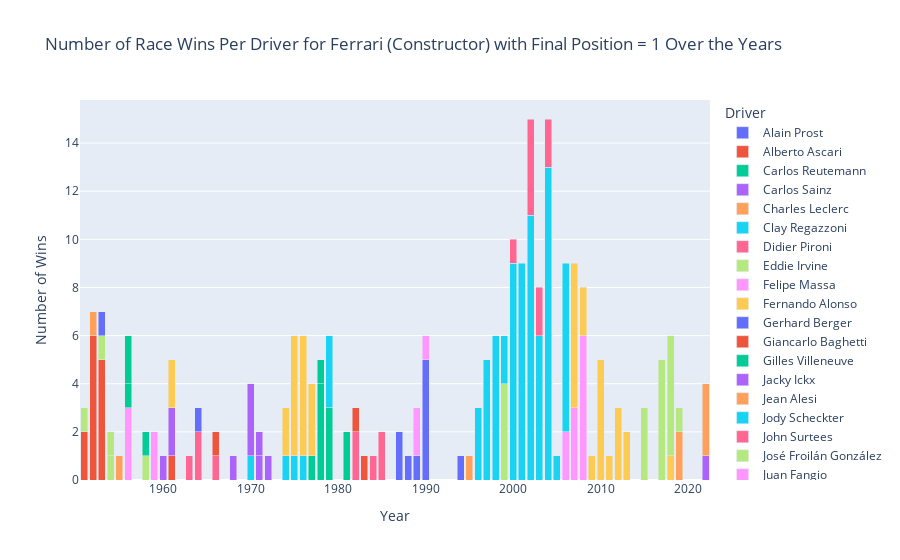

The code cell stored with this chart in its notebook:
### Code cell
# Filtering the data for Ferrari drivers who won a race with Ferrari as the constructor (final position = 1)
ferrari_constructor_winners = F1[(F1['final_position'] == 1) & (ferrari_data['constructor_name'] == 'Ferrari')]

# Counting the number of wins per driver for Ferrari as the constructor
ferrari_constructor_wins_per_driver = ferrari_constructor_winners.groupby(['driver', ferrari_constructor_winners['year']]).size().reset_index(name='wins')

# Creating a chart to display this information
fig_ferrari_constructor_wins = px.bar(ferrari_constructor_wins_per_driver, x='year', y='wins', color='driver',
                                      labels={'wins': 'Number of Wins', 'year': 'Year', 'driver': 'Driver'},
                                      title='Number of Race Wins Per Driver for Ferrari (Constructor) with Final Position = 1 Over the Years')

fig_ferrari_constructor_wins.update_layout(xaxis_title='Year', yaxis_title='Number of Wins', barmode='stack')
fig_ferrari_constructor_wins.show()

### Figure 1 — Plotly figure (JSON) as saved in the notebook; plotly's stock layout.template omitted (floating-point values rounded to 4 significant figures)
{"data": [{"alignmentgroup": "True", "hovertemplate": "Driver=Alain Prost<br>Year=%{x}<br>Number of Wins=%{y}<extra></extra>", "legendgroup": "Alain Prost", "marker": {"color": "#636efa", "pattern": {"shape": ""}}, "name": "Alain Prost", "offsetgroup": "Alain Prost", "orientation": "v", "showlegend": true, "textposition": "auto", "type": "bar", "x": [1990], "xaxis": "x", "y": [5], "yaxis": "y"}, {"alignmentgroup": "True", "hovertemplate": "Driver=Alberto Ascari<br>Year=%{x}<br>Number of Wins=%{y}<extra></extra>", "legendgroup": "Alberto Ascari", "marker": {"color": "#EF553B", "pattern": {"shape": ""}}, "name": "Alberto Ascari", "offsetgroup": "Alberto Ascari", "orientation": "v", "showlegend": true, "textposition": "auto", "type": "bar", "x": [1951, 1952, 1953], "xaxis": "x", "y": [2, 6, 5], "yaxis": "y"}, {"alignmentgroup": "True", "hovertemplate": "Driver=Carlos Reutemann<br>Year=%{x}<br>Number of Wins=%{y}<extra></extra>", "legendgroup": "Carlos Reutemann", "marker": {"color": "#00cc96", "pattern": {"shape": ""}}, "name": "Carlos Reutemann", "offsetgroup": "Carlos Reutemann", "orientation": "v", "showlegend": true, "textposition": "auto", "type": "bar", "x": [1977, 1978], "xaxis": "x", "y": [1, 4], "yaxis": "y"}, {"alignmentgroup": "True", "hovertemplate": "Driver=Carlos Sainz<br>Year=%{x}<br>Number of Wins=%{y}<extra></extra>", "legendgroup": "Carlos Sainz", "marker": {"color": "#ab63fa", "pattern": {"shape": ""}}, "name": "Carlos Sainz", "offsetgroup": "Carlos Sainz", "orientation": "v", "showlegend": true, "textposition": "auto", "type": "bar", "x": [2022], "xaxis": "x", "y": [1], "yaxis": "y"}, {"alignmentgroup": "True", "hovertemplate": "Driver=Charles Leclerc<br>Year=%{x}<br>Number of Wins=%{y}<extra></extra>", "legendgroup": "Charles Leclerc", "marker": {"color": "#FFA15A", "pattern": {"shape": ""}}, "name": "Charles Leclerc", "offsetgroup": "Charles Leclerc", "orientation": "v", "showlegend": true, "textposition": "auto", "type": "bar", "x": [2019, 2022], "xaxis": "x", "y": [2, 3], "yaxis": "y"}, {"alignmentgroup": "True", "hovertemplate": "Driver=Clay Regazzoni<br>Year=%{x}<br>Number of Wins=%{y}<extra></extra>", "legendgroup": "Clay Regazzoni", "marker": {"color": "#19d3f3", "pattern": {"shape": ""}}, "name": "Clay Regazzoni", "offsetgroup": "Clay Regazzoni", "orientation": "v", "showlegend": true, "textposition": "auto", "type": "bar", "x": [1970, 1974, 1975, 1976], "xaxis": "x", "y": [1, 1, 1, 1], "yaxis": "y"}, {"alignmentgroup": "True", "hovertemplate": "Driver=Didier Pironi<br>Year=%{x}<br>Number of Wins=%{y}<extra></extra>", "legendgroup": "Didier Pironi", "marker": {"color": "#FF6692", "pattern": {"shape": ""}}, "name": "Didier Pironi", "offsetgroup": "Didier Pironi", "orientation": "v", "showlegend": true, "textposition": "auto", "type": "bar", "x": [1982], "xaxis": "x", "y": [2], "yaxis": "y"}, {"alignmentgroup": "True", "hovertemplate": "Driver=Eddie Irvine<br>Year=%{x}<br>Number of Wins=%{y}<extra></extra>", "legendgroup": "Eddie Irvine", "marker": {"color": "#B6E880", "pattern": {"shape": ""}}, "name": "Eddie Irvine", "offsetgroup": "Eddie Irvine", "orientation": "v", "showlegend": true, "textposition": "auto", "type": "bar", "x": [1999], "xaxis": "x", "y": [4], "yaxis": "y"}, {"alignmentgroup": "True", "hovertemplate": "Driver=Felipe Massa<br>Year=%{x}<br>Number of Wins=%{y}<extra></extra>", "legendgroup": "Felipe Massa", "marker": {"color": "#FF97FF", "pattern": {"shape": ""}}, "name": "Felipe Massa", "offsetgroup": "Felipe Massa", "orientation": "v", "showlegend": true, "textposition": "auto", "type": "bar", "x": [2006, 2007, 2008], "xaxis": "x", "y": [2, 3, 6], "yaxis": "y"}, {"alignmentgroup": "True", "hovertemplate": "Driver=Fernando Alonso<br>Year=%{x}<br>Number of Wins=%{y}<extra></extra>", "legendgroup": "Fernando Alonso", "marker": {"color": "#FECB52", "pattern": {"shape": ""}}, "name": "Fernando Alonso", "offsetgroup": "Fernando Alonso", "orientation": "v", "showlegend": true, "textposition": "auto", "type": "bar", "x": [2010, 2011, 2012, 2013], "xaxis": "x", "y": [5, 1, 3, 2], "yaxis": "y"}, {"alignmentgroup": "True", "hovertemplate": "Driver=Gerhard Berger<br>Year=%{x}<br>Number of Wins=%{y}<extra></extra>", "legendgroup": "Gerhard Berger", "marker": {"color": "#636efa", "pattern": {"shape": ""}}, "name": "Gerhard Berger", "offsetgroup": "Gerhard Berger", "orientation": "v", "showlegend": true, "textposition": "auto", "type": "bar", "x": [1987, 1988, 1989, 1994], "xaxis": "x", "y": [2, 1, 1, 1], "yaxis": "y"}, {"alignmentgroup": "True", "hovertemplate": "Driver=Giancarlo Baghetti<br>Year=%{x}<br>Number of Wins=%{y}<extra></extra>", "legendgroup": "Giancarlo Baghetti", "marker": {"color": "#EF553B", "pattern": {"shape": ""}}, "name": "Giancarlo Baghetti", "offsetgroup": "Giancarlo Baghetti", "orientation": "v", "showlegend": true, "textposition": "auto", "type": "bar", "x": [1961], "xaxis": "x", "y": [1], "yaxis": "y"}, {"alignmentgroup": "True", "hovertemplate": "Driver=Gilles Villeneuve<br>Year=%{x}<br>Number of Wins=%{y}<extra></extra>", "legendgroup": "Gilles Villeneuve", "marker": {"color": "#00cc96", "pattern": {"shape": ""}}, "name": "Gilles Villeneuve", "offsetgroup": "Gilles Villeneuve", "orientation": "v", "showlegend": true, "textposition": "auto", "type": "bar", "x": [1978, 1979, 1981], "xaxis": "x", "y": [1, 3, 2], "yaxis": "y"}, {"alignmentgroup": "True", "hovertemplate": "Driver=Jacky Ickx<br>Year=%{x}<br>Number of Wins=%{y}<extra></extra>", "legendgroup": "Jacky Ickx", "marker": {"color": "#ab63fa", "pattern": {"shape": ""}}, "name": "Jacky Ickx", "offsetgroup": "Jacky Ickx", "orientation": "v", "showlegend": true, "textposition": "auto", "type": "bar", "x": [1968, 1970, 1971, 1972], "xaxis": "x", "y": [1, 3, 1, 1], "yaxis": "y"}, {"alignmentgroup": "True", "hovertemplate": "Driver=Jean Alesi<br>Year=%{x}<br>Number of Wins=%{y}<extra></extra>", "legendgroup": "Jean Alesi", "marker": {"color": "#FFA15A", "pattern": {"shape": ""}}, "name": "Jean Alesi", "offsetgroup": "Jean Alesi", "orientation": "v", "showlegend": true, "textposition": "auto", "type": "bar", "x": [1995], "xaxis": "x", "y": [1], "yaxis": "y"}, {"alignmentgroup": "True", "hovertemplate": "Driver=Jody Scheckter<br>Year=%{x}<br>Number of Wins=%{y}<extra></extra>", "legendgroup": "Jody Scheckter", "marker": {"color": "#19d3f3", "pattern": {"shape": ""}}, "name": "Jody Scheckter", "offsetgroup": "Jody Scheckter", "orientation": "v", "showlegend": true, "textposition": "auto", "type": "bar", "x": [1979], "xaxis": "x", "y": [3], "yaxis": "y"}, {"alignmentgroup": "True", "hovertemplate": "Driver=John Surtees<br>Year=%{x}<br>Number of Wins=%{y}<extra></extra>", "legendgroup": "John Surtees", "marker": {"color": "#FF6692", "pattern": {"shape": ""}}, "name": "John Surtees", "offsetgroup": "John Surtees", "orientation": "v", "showlegend": true, "textposition": "auto", "type": "bar", "x": [1963, 1964, 1966], "xaxis": "x", "y": [1, 2, 1], "yaxis": "y"}, {"alignmentgroup": "True", "hovertemplate": "Driver=José Froilán González<br>Year=%{x}<br>Number of Wins=%{y}<extra></extra>", "legendgroup": "José Froilán González", "marker": {"color": "#B6E880", "pattern": {"shape": ""}}, "name": "José Froilán González", "offsetgroup": "José Froilán González", "orientation": "v", "showlegend": true, "textposition": "auto", "type": "bar", "x": [1951, 1954], "xaxis": "x", "y": [1, 1], "yaxis": "y"}, {"alignmentgroup": "True", "hovertemplate": "Driver=Juan Fangio<br>Year=%{x}<br>Number of Wins=%{y}<extra></extra>", "legendgroup": "Juan Fangio", "marker": {"color": "#FF97FF", "pattern": {"shape": ""}}, "name": "Juan Fangio", "offsetgroup": "Juan Fangio", "orientation": "v", "showlegend": true, "textposition": "auto", "type": "bar", "x": [1956], "xaxis": "x", "y": [3], "yaxis": "y"}, {"alignmentgroup": "True", "hovertemplate": "Driver=Kimi Räikkönen<br>Year=%{x}<br>Number of Wins=%{y}<extra></extra>", "legendgroup": "Kimi Räikkönen", "marker": {"color": "#FECB52", "pattern": {"shape": ""}}, "name": "Kimi Räikkönen", "offsetgroup": "Kimi Räikkönen", "orientation": "v", "showlegend": true, "textposition": "auto", "type": "bar", "x": [2007, 2008, 2009, 2018], "xaxis": "x", "y": [6, 2, 1, 1], "yaxis": "y"}, {"alignmentgroup": "True", "hovertemplate": "Driver=Lorenzo Bandini<br>Year=%{x}<br>Number of Wins=%{y}<extra></extra>", "legendgroup": "Lorenzo Bandini", "marker": {"color": "#636efa", "pattern": {"shape": ""}}, "name": "Lorenzo Bandini", "offsetgroup": "Lorenzo Bandini", "orientation": "v", "showlegend": true, "textposition": "auto", "type": "bar", "x": [1964], "xaxis": "x", "y": [1], "yaxis": "y"}, {"alignmentgroup": "True", "hovertemplate": "Driver=Ludovico Scarfiotti<br>Year=%{x}<br>Number of Wins=%{y}<extra></extra>", "legendgroup": "Ludovico Scarfiotti", "marker": {"color": "#EF553B", "pattern": {"shape": ""}}, "name": "Ludovico Scarfiotti", "offsetgroup": "Ludovico Scarfiotti", "orientation": "v", "showlegend": true, "textposition": "auto", "type": "bar", "x": [1966], "xaxis": "x", "y": [1], "yaxis": "y"}, {"alignmentgroup": "True", "hovertemplate": "Driver=Luigi Musso<br>Year=%{x}<br>Number of Wins=%{y}<extra></extra>", "legendgroup": "Luigi Musso", "marker": {"color": "#00cc96", "pattern": {"shape": ""}}, "name": "Luigi Musso", "offsetgroup": "Luigi Musso", "orientation": "v", "showlegend": true, "textposition": "auto", "type": "bar", "x": [1956], "xaxis": "x", "y": [1], "yaxis": "y"}, {"alignmentgroup": "True", "hovertemplate": "Driver=Mario Andretti<br>Year=%{x}<br>Number of Wins=%{y}<extra></extra>", "legendgroup": "Mario Andretti", "marker": {"color": "#ab63fa", "pattern": {"shape": ""}}, "name": "Mario Andretti", "offsetgroup": "Mario Andretti", "orientation": "v", "showlegend": true, "textposition": "auto", "type": "bar", "x": [1971], "xaxis": "x", "y": [1], "yaxis": "y"}, {"alignmentgroup": "True", "hovertemplate": "Driver=Maurice Trintignant<br>Year=%{x}<br>Number of Wins=%{y}<extra></extra>", "legendgroup": "Maurice Trintignant", "marker": {"color": "#FFA15A", "pattern": {"shape": ""}}, "name": "Maurice Trintignant", "offsetgroup": "Maurice Trintignant", "orientation": "v", "showlegend": true, "textposition": "auto", "type": "bar", "x": [1955], "xaxis": "x", "y": [1], "yaxis": "y"}, {"alignmentgroup": "True", "hovertemplate": "Driver=Michael Schumacher<br>Year=%{x}<br>Number of Wins=%{y}<extra></extra>", "legendgroup": "Michael Schumacher", "marker": {"color": "#19d3f3", "pattern": {"shape": ""}}, "name": "Michael Schumacher", "offsetgroup": "Michael Schumacher", "orientation": "v", "showlegend": true, "textposition": "auto", "type": "bar", "x": [1996, 1997, 1998, 1999, 2000, 2001, 2002, 2003, 2004, 2005, 2006], "xaxis": "x", "y": [3, 5, 6, 2, 9, 9, 11, 6, 13, 1, 7], "yaxis": "y"}, {"alignmentgroup": "True", "hovertemplate": "Driver=Michele Alboreto<br>Year=%{x}<br>Number of Wins=%{y}<extra></extra>", "legendgroup": "Michele Alboreto", "marker": {"color": "#FF6692", "pattern": {"shape": ""}}, "name": "Michele Alboreto", "offsetgroup": "Michele Alboreto", "orientation": "v", "showlegend": true, "textposition": "auto", "type": "bar", "x": [1984, 1985], "xaxis": "x", "y": [1, 2], "yaxis": "y"}, {"alignmentgroup": "True", "hovertemplate": "Driver=Mike Hawthorn<br>Year=%{x}<br>Number of Wins=%{y}<extra></extra>", "legendgroup": "Mike Hawthorn", "marker": {"color": "#B6E880", "pattern": {"shape": ""}}, "name": "Mike Hawthorn", "offsetgroup": "Mike Hawthorn", "orientation": "v", "showlegend": true, "textposition": "auto", "type": "bar", "x": [1953, 1954, 1958], "xaxis": "x", "y": [1, 1, 1], "yaxis": "y"}, {"alignmentgroup": "True", "hovertemplate": "Driver=Nigel Mansell<br>Year=%{x}<br>Number of Wins=%{y}<extra></extra>", "legendgroup": "Nigel Mansell", "marker": {"color": "#FF97FF", "pattern": {"shape": ""}}, "name": "Nigel Mansell", "offsetgroup": "Nigel Mansell", "orientation": "v", "showlegend": true, "textposition": "auto", "type": "bar", "x": [1989, 1990], "xaxis": "x", "y": [2, 1], "yaxis": "y"}, {"alignmentgroup": "True", "hovertemplate": "Driver=Niki Lauda<br>Year=%{x}<br>Number of Wins=%{y}<extra></extra>", "legendgroup": "Niki Lauda", "marker": {"color": "#FECB52", "pattern": {"shape": ""}}, "name": "Niki Lauda", "offsetgroup": "Niki Lauda", "orientation": "v", "showlegend": true, "textposition": "auto", "type": "bar", "x": [1974, 1975, 1976, 1977], "xaxis": "x", "y": [2, 5, 5, 3], "yaxis": "y"}, {"alignmentgroup": "True", "hovertemplate": "Driver=Nino Farina<br>Year=%{x}<br>Number of Wins=%{y}<extra></extra>", "legendgroup": "Nino Farina", "marker": {"color": "#636efa", "pattern": {"shape": ""}}, "name": "Nino Farina", "offsetgroup": "Nino Farina", "orientation": "v", "showlegend": true, "textposition": "auto", "type": "bar", "x": [1953], "xaxis": "x", "y": [1], "yaxis": "y"}, {"alignmentgroup": "True", "hovertemplate": "Driver=Patrick Tambay<br>Year=%{x}<br>Number of Wins=%{y}<extra></extra>", "legendgroup": "Patrick Tambay", "marker": {"color": "#EF553B", "pattern": {"shape": ""}}, "name": "Patrick Tambay", "offsetgroup": "Patrick Tambay", "orientation": "v", "showlegend": true, "textposition": "auto", "type": "bar", "x": [1982, 1983], "xaxis": "x", "y": [1, 1], "yaxis": "y"}, {"alignmentgroup": "True", "hovertemplate": "Driver=Peter Collins<br>Year=%{x}<br>Number of Wins=%{y}<extra></extra>", "legendgroup": "Peter Collins", "marker": {"color": "#00cc96", "pattern": {"shape": ""}}, "name": "Peter Collins", "offsetgroup": "Peter Collins", "orientation": "v", "showlegend": true, "textposition": "auto", "type": "bar", "x": [1956, 1958], "xaxis": "x", "y": [2, 1], "yaxis": "y"}, {"alignmentgroup": "True", "hovertemplate": "Driver=Phil Hill<br>Year=%{x}<br>Number of Wins=%{y}<extra></extra>", "legendgroup": "Phil Hill", "marker": {"color": "#ab63fa", "pattern": {"shape": ""}}, "name": "Phil Hill", "offsetgroup": "Phil Hill", "orientation": "v", "showlegend": true, "textposition": "auto", "type": "bar", "x": [1960, 1961], "xaxis": "x", "y": [1, 2], "yaxis": "y"}, {"alignmentgroup": "True", "hovertemplate": "Driver=Piero Taruffi<br>Year=%{x}<br>Number of Wins=%{y}<extra></extra>", "legendgroup": "Piero Taruffi", "marker": {"color": "#FFA15A", "pattern": {"shape": ""}}, "name": "Piero Taruffi", "offsetgroup": "Piero Taruffi", "orientation": "v", "showlegend": true, "textposition": "auto", "type": "bar", "x": [1952], "xaxis": "x", "y": [1], "yaxis": "y"}, {"alignmentgroup": "True", "hovertemplate": "Driver=René Arnoux<br>Year=%{x}<br>Number of Wins=%{y}<extra></extra>", "legendgroup": "René Arnoux", "marker": {"color": "#19d3f3", "pattern": {"shape": ""}}, "name": "René Arnoux", "offsetgroup": "René Arnoux", "orientation": "v", "showlegend": true, "textposition": "auto", "type": "bar", "visible": "legendonly", "x": [1983], "xaxis": "x", "y": [3], "yaxis": "y"}, {"alignmentgroup": "True", "hovertemplate": "Driver=Rubens Barrichello<br>Year=%{x}<br>Number of Wins=%{y}<extra></extra>", "legendgroup": "Rubens Barrichello", "marker": {"color": "#FF6692", "pattern": {"shape": ""}}, "name": "Rubens Barrichello", "offsetgroup": "Rubens Barrichello", "orientation": "v", "showlegend": true, "textposition": "auto", "type": "bar", "x": [2000, 2002, 2003, 2004], "xaxis": "x", "y": [1, 4, 2, 2], "yaxis": "y"}, {"alignmentgroup": "True", "hovertemplate": "Driver=Sebastian Vettel<br>Year=%{x}<br>Number of Wins=%{y}<extra></extra>", "legendgroup": "Sebastian Vettel", "marker": {"color": "#B6E880", "pattern": {"shape": ""}}, "name": "Sebastian Vettel", "offsetgroup": "Sebastian Vettel", "orientation": "v", "showlegend": true, "textposition": "auto", "type": "bar", "x": [2015, 2017, 2018, 2019], "xaxis": "x", "y": [3, 5, 5, 1], "yaxis": "y"}, {"alignmentgroup": "True", "hovertemplate": "Driver=Tony Brooks<br>Year=%{x}<br>Number of Wins=%{y}<extra></extra>", "legendgroup": "Tony Brooks", "marker": {"color": "#FF97FF", "pattern": {"shape": ""}}, "name": "Tony Brooks", "offsetgroup": "Tony Brooks", "orientation": "v", "showlegend": true, "textposition": "auto", "type": "bar", "x": [1959], "xaxis": "x", "y": [2], "yaxis": "y"}, {"alignmentgroup": "True", "hovertemplate": "Driver=Wolfgang von Trips<br>Year=%{x}<br>Number of Wins=%{y}<extra></extra>", "legendgroup": "Wolfgang von Trips", "marker": {"color": "#FECB52", "pattern": {"shape": ""}}, "name": "Wolfgang von Trips", "offsetgroup": "Wolfgang von Trips", "orientation": "v", "showlegend": true, "textposition": "auto", "type": "bar", "x": [1961], "xaxis": "x", "y": [2], "yaxis": "y"}], "layout": {"autosize": true, "barmode": "stack", "legend": {"title": {"text": "Driver"}, "tracegroupgap": 0}, "title": {"text": "Number of Race Wins Per Driver for Ferrari (Constructor) with Final Position = 1 Over the Years"}, "xaxis": {"anchor": "y", "autorange": true, "domain": [0, 1], "range": [1950.0, 2022.0], "title": {"text": "Year"}, "type": "linear"}, "yaxis": {"anchor": "x", "autorange": true, "domain": [0, 1], "range": [0, 15.79], "title": {"text": "Number of Wins"}, "type": "linear"}}}
